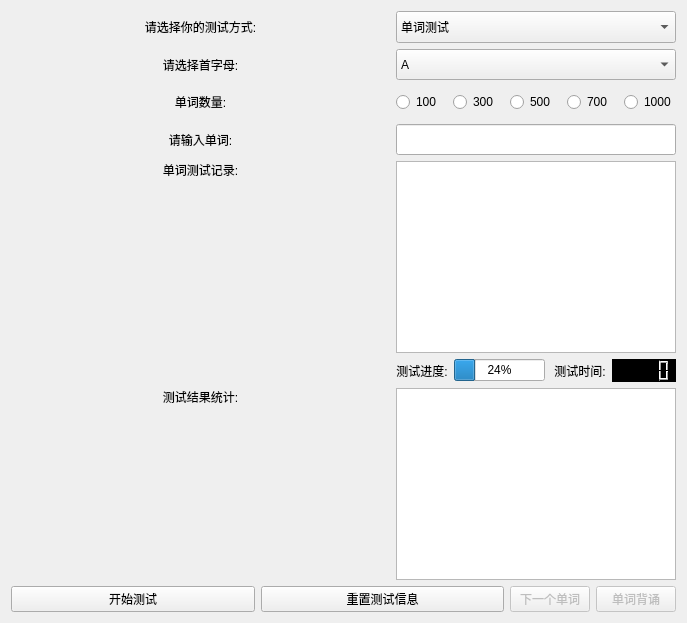
<?xml version="1.0" encoding="UTF-8"?>
<ui version="4.0">
 <class>Candy</class>
 <widget class="QWidget" name="Candy">
  <property name="geometry">
   <rect>
    <x>0</x>
    <y>0</y>
    <width>687</width>
    <height>623</height>
   </rect>
  </property>
  <property name="sizePolicy">
   <sizepolicy hsizetype="Expanding" vsizetype="Expanding">
    <horstretch>0</horstretch>
    <verstretch>0</verstretch>
   </sizepolicy>
  </property>
  <property name="windowTitle">
   <string>Form</string>
  </property>
  <layout class="QGridLayout" name="gridLayout_2">
   <item row="0" column="0">
    <layout class="QGridLayout" name="gridLayout">
     <property name="sizeConstraint">
      <enum>QLayout::SetFixedSize</enum>
     </property>
     <item row="0" column="0">
      <widget class="QLabel" name="methodLabel">
       <property name="sizePolicy">
        <sizepolicy hsizetype="Expanding" vsizetype="Expanding">
         <horstretch>0</horstretch>
         <verstretch>0</verstretch>
        </sizepolicy>
       </property>
       <property name="text">
        <string>请选择你的测试方式:</string>
       </property>
       <property name="alignment">
        <set>Qt::AlignCenter</set>
       </property>
       <property name="margin">
        <number>0</number>
       </property>
       <property name="indent">
        <number>-1</number>
       </property>
       <property name="buddy">
        <cstring></cstring>
       </property>
      </widget>
     </item>
     <item row="0" column="1" colspan="2">
      <widget class="QComboBox" name="methodComboBox">
       <property name="sizePolicy">
        <sizepolicy hsizetype="Expanding" vsizetype="Expanding">
         <horstretch>0</horstretch>
         <verstretch>0</verstretch>
        </sizepolicy>
       </property>
       <item>
        <property name="text">
         <string>单词测试</string>
        </property>
       </item>
       <item>
        <property name="text">
         <string>词组测试</string>
        </property>
       </item>
       <item>
        <property name="text">
         <string>随机测试</string>
        </property>
       </item>
      </widget>
     </item>
     <item row="1" column="0">
      <widget class="QLabel" name="initialLabel">
       <property name="sizePolicy">
        <sizepolicy hsizetype="Expanding" vsizetype="Expanding">
         <horstretch>0</horstretch>
         <verstretch>0</verstretch>
        </sizepolicy>
       </property>
       <property name="text">
        <string>请选择首字母:</string>
       </property>
       <property name="alignment">
        <set>Qt::AlignCenter</set>
       </property>
       <property name="margin">
        <number>0</number>
       </property>
       <property name="buddy">
        <cstring></cstring>
       </property>
      </widget>
     </item>
     <item row="1" column="1" colspan="2">
      <widget class="QComboBox" name="initialComboBox">
       <property name="sizePolicy">
        <sizepolicy hsizetype="Expanding" vsizetype="Expanding">
         <horstretch>0</horstretch>
         <verstretch>0</verstretch>
        </sizepolicy>
       </property>
       <item>
        <property name="text">
         <string>A</string>
        </property>
       </item>
       <item>
        <property name="text">
         <string>B</string>
        </property>
       </item>
       <item>
        <property name="text">
         <string>C</string>
        </property>
       </item>
       <item>
        <property name="text">
         <string>D</string>
        </property>
       </item>
       <item>
        <property name="text">
         <string>E</string>
        </property>
       </item>
       <item>
        <property name="text">
         <string>F</string>
        </property>
       </item>
       <item>
        <property name="text">
         <string>G</string>
        </property>
       </item>
       <item>
        <property name="text">
         <string>H</string>
        </property>
       </item>
       <item>
        <property name="text">
         <string>I</string>
        </property>
       </item>
       <item>
        <property name="text">
         <string>J</string>
        </property>
       </item>
       <item>
        <property name="text">
         <string>K</string>
        </property>
       </item>
       <item>
        <property name="text">
         <string>L</string>
        </property>
       </item>
       <item>
        <property name="text">
         <string>M</string>
        </property>
       </item>
       <item>
        <property name="text">
         <string>N</string>
        </property>
       </item>
       <item>
        <property name="text">
         <string>O</string>
        </property>
       </item>
       <item>
        <property name="text">
         <string>P</string>
        </property>
       </item>
       <item>
        <property name="text">
         <string>Q</string>
        </property>
       </item>
       <item>
        <property name="text">
         <string>R</string>
        </property>
       </item>
       <item>
        <property name="text">
         <string>S</string>
        </property>
       </item>
       <item>
        <property name="text">
         <string>T</string>
        </property>
       </item>
       <item>
        <property name="text">
         <string>U</string>
        </property>
       </item>
       <item>
        <property name="text">
         <string>V</string>
        </property>
       </item>
       <item>
        <property name="text">
         <string>W</string>
        </property>
       </item>
       <item>
        <property name="text">
         <string>X</string>
        </property>
       </item>
       <item>
        <property name="text">
         <string>Y</string>
        </property>
       </item>
       <item>
        <property name="text">
         <string>Z</string>
        </property>
       </item>
      </widget>
     </item>
     <item row="2" column="0">
      <widget class="QLabel" name="wordsRandomLabel">
       <property name="enabled">
        <bool>true</bool>
       </property>
       <property name="sizePolicy">
        <sizepolicy hsizetype="Expanding" vsizetype="Expanding">
         <horstretch>0</horstretch>
         <verstretch>0</verstretch>
        </sizepolicy>
       </property>
       <property name="text">
        <string>单词数量:</string>
       </property>
       <property name="alignment">
        <set>Qt::AlignCenter</set>
       </property>
       <property name="margin">
        <number>0</number>
       </property>
      </widget>
     </item>
     <item row="2" column="1" colspan="2">
      <layout class="QHBoxLayout" name="horizontalLayout">
       <property name="sizeConstraint">
        <enum>QLayout::SetFixedSize</enum>
       </property>
       <item>
        <widget class="QRadioButton" name="words100">
         <property name="text">
          <string>100</string>
         </property>
        </widget>
       </item>
       <item>
        <widget class="QRadioButton" name="words300">
         <property name="text">
          <string>300</string>
         </property>
        </widget>
       </item>
       <item>
        <widget class="QRadioButton" name="words500">
         <property name="text">
          <string>500</string>
         </property>
        </widget>
       </item>
       <item>
        <widget class="QRadioButton" name="words700">
         <property name="text">
          <string>700</string>
         </property>
        </widget>
       </item>
       <item>
        <widget class="QRadioButton" name="words1000">
         <property name="text">
          <string>1000</string>
         </property>
        </widget>
       </item>
      </layout>
     </item>
     <item row="3" column="0">
      <widget class="QLabel" name="wordLabel">
       <property name="sizePolicy">
        <sizepolicy hsizetype="Expanding" vsizetype="Expanding">
         <horstretch>0</horstretch>
         <verstretch>0</verstretch>
        </sizepolicy>
       </property>
       <property name="text">
        <string>请输入单词:</string>
       </property>
       <property name="alignment">
        <set>Qt::AlignCenter</set>
       </property>
       <property name="margin">
        <number>0</number>
       </property>
       <property name="buddy">
        <cstring>wordLineEdit</cstring>
       </property>
      </widget>
     </item>
     <item row="3" column="1" colspan="2">
      <widget class="QLineEdit" name="wordLineEdit">
       <property name="sizePolicy">
        <sizepolicy hsizetype="Expanding" vsizetype="Expanding">
         <horstretch>0</horstretch>
         <verstretch>0</verstretch>
        </sizepolicy>
       </property>
       <property name="styleSheet">
        <string notr="true">border-color: rgb(255, 30, 7);</string>
       </property>
      </widget>
     </item>
     <item row="4" column="0">
      <widget class="QLabel" name="referenceLabel">
       <property name="sizePolicy">
        <sizepolicy hsizetype="Expanding" vsizetype="MinimumExpanding">
         <horstretch>0</horstretch>
         <verstretch>0</verstretch>
        </sizepolicy>
       </property>
       <property name="text">
        <string>单词测试记录:</string>
       </property>
       <property name="alignment">
        <set>Qt::AlignHCenter|Qt::AlignTop</set>
       </property>
       <property name="margin">
        <number>0</number>
       </property>
      </widget>
     </item>
     <item row="4" column="1" colspan="2">
      <widget class="QListWidget" name="referenceListWidget">
       <property name="editTriggers">
        <set>QAbstractItemView::NoEditTriggers</set>
       </property>
       <property name="tabKeyNavigation">
        <bool>false</bool>
       </property>
       <property name="viewMode">
        <enum>QListView::ListMode</enum>
       </property>
      </widget>
     </item>
     <item row="5" column="0">
      <spacer name="horizontalSpacer">
       <property name="orientation">
        <enum>Qt::Horizontal</enum>
       </property>
       <property name="sizeHint" stdset="0">
        <size>
         <width>128</width>
         <height>20</height>
        </size>
       </property>
      </spacer>
     </item>
     <item row="5" column="1" colspan="2">
      <layout class="QHBoxLayout" name="horizontalLayout_2">
       <property name="sizeConstraint">
        <enum>QLayout::SetFixedSize</enum>
       </property>
       <item>
        <widget class="QLabel" name="progressLabel">
         <property name="text">
          <string>测试进度:</string>
         </property>
         <property name="alignment">
          <set>Qt::AlignCenter</set>
         </property>
        </widget>
       </item>
       <item>
        <widget class="QProgressBar" name="progressBar">
         <property name="layoutDirection">
          <enum>Qt::LeftToRight</enum>
         </property>
         <property name="value">
          <number>24</number>
         </property>
        </widget>
       </item>
       <item>
        <widget class="QLabel" name="wordsLcdTimerLabel">
         <property name="text">
          <string> 测试时间:</string>
         </property>
        </widget>
       </item>
       <item>
        <widget class="QLCDNumber" name="wordsLcdTimer">
         <property name="styleSheet">
          <string notr="true">background-color: rgb(0, 0, 0);
font: 75 14pt &quot;Gill Sans&quot;;
color: rgb(3, 255, 44);</string>
         </property>
        </widget>
       </item>
      </layout>
     </item>
     <item row="6" column="0">
      <widget class="QLabel" name="wordsTextLabel">
       <property name="sizePolicy">
        <sizepolicy hsizetype="Expanding" vsizetype="Expanding">
         <horstretch>0</horstretch>
         <verstretch>0</verstretch>
        </sizepolicy>
       </property>
       <property name="text">
        <string>测试结果统计:</string>
       </property>
       <property name="alignment">
        <set>Qt::AlignHCenter|Qt::AlignTop</set>
       </property>
       <property name="margin">
        <number>0</number>
       </property>
       <property name="buddy">
        <cstring></cstring>
       </property>
      </widget>
     </item>
     <item row="6" column="1" colspan="2">
      <widget class="QTextBrowser" name="wordsTextBrowser"/>
     </item>
     <item row="7" column="0" colspan="2">
      <layout class="QHBoxLayout" name="horizontalLayout_4">
       <property name="sizeConstraint">
        <enum>QLayout::SetFixedSize</enum>
       </property>
       <item>
        <widget class="QPushButton" name="startButton">
         <property name="text">
          <string>开始测试</string>
         </property>
        </widget>
       </item>
       <item>
        <widget class="QPushButton" name="resetButton">
         <property name="enabled">
          <bool>true</bool>
         </property>
         <property name="text">
          <string>重置测试信息</string>
         </property>
        </widget>
       </item>
      </layout>
     </item>
     <item row="7" column="2">
      <layout class="QHBoxLayout" name="horizontalLayout_3">
       <property name="sizeConstraint">
        <enum>QLayout::SetFixedSize</enum>
       </property>
       <item>
        <widget class="QPushButton" name="nextButton">
         <property name="enabled">
          <bool>false</bool>
         </property>
         <property name="text">
          <string>下一个单词</string>
         </property>
        </widget>
       </item>
       <item>
        <widget class="QPushButton" name="wordsButton">
         <property name="enabled">
          <bool>false</bool>
         </property>
         <property name="text">
          <string>单词背诵</string>
         </property>
        </widget>
       </item>
      </layout>
     </item>
    </layout>
   </item>
  </layout>
 </widget>
 <tabstops>
  <tabstop>methodComboBox</tabstop>
  <tabstop>initialComboBox</tabstop>
  <tabstop>wordLineEdit</tabstop>
  <tabstop>referenceListWidget</tabstop>
  <tabstop>wordsTextBrowser</tabstop>
  <tabstop>resetButton</tabstop>
 </tabstops>
 <resources/>
 <connections/>
</ui>
